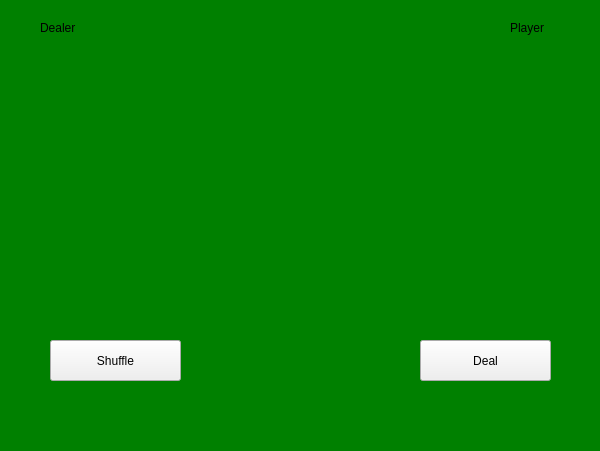
<?xml version="1.0" encoding="UTF-8"?>
<ui version="4.0">
 <class>MainWindow</class>
 <widget class="QMainWindow" name="MainWindow">
  <property name="geometry">
   <rect>
    <x>0</x>
    <y>0</y>
    <width>600</width>
    <height>451</height>
   </rect>
  </property>
  <property name="windowTitle">
   <string>MainWindow</string>
  </property>
  <property name="styleSheet">
   <string notr="true">background-color : green</string>
  </property>
  <widget class="QWidget" name="centralwidget">
   <widget class="QPushButton" name="pushButton">
    <property name="geometry">
     <rect>
      <x>50</x>
      <y>340</y>
      <width>131</width>
      <height>41</height>
     </rect>
    </property>
    <property name="styleSheet">
     <string notr="true">background-color : white gray</string>
    </property>
    <property name="text">
     <string>Shuffle</string>
    </property>
   </widget>
   <widget class="QLabel" name="label_3">
    <property name="geometry">
     <rect>
      <x>40</x>
      <y>20</y>
      <width>55</width>
      <height>16</height>
     </rect>
    </property>
    <property name="text">
     <string>Dealer</string>
    </property>
   </widget>
   <widget class="QLabel" name="player">
    <property name="geometry">
     <rect>
      <x>510</x>
      <y>20</y>
      <width>55</width>
      <height>16</height>
     </rect>
    </property>
    <property name="text">
     <string>Player</string>
    </property>
   </widget>
   <widget class="QLabel" name="player_card">
    <property name="geometry">
     <rect>
      <x>390</x>
      <y>50</y>
      <width>171</width>
      <height>251</height>
     </rect>
    </property>
    <property name="text">
     <string/>
    </property>
    <property name="pixmap">
     <pixmap>Desktop/cards/cc/4C.jpg</pixmap>
    </property>
    <property name="scaledContents">
     <bool>true</bool>
    </property>
   </widget>
   <widget class="QPushButton" name="pushButton_2">
    <property name="geometry">
     <rect>
      <x>420</x>
      <y>340</y>
      <width>131</width>
      <height>41</height>
     </rect>
    </property>
    <property name="styleSheet">
     <string notr="true">background-color : white gray</string>
    </property>
    <property name="text">
     <string>Deal</string>
    </property>
   </widget>
   <widget class="QLabel" name="dealer_card">
    <property name="geometry">
     <rect>
      <x>30</x>
      <y>50</y>
      <width>181</width>
      <height>251</height>
     </rect>
    </property>
    <property name="text">
     <string/>
    </property>
    <property name="pixmap">
     <pixmap>Desktop/cards/cc/2C.jpg</pixmap>
    </property>
    <property name="scaledContents">
     <bool>true</bool>
    </property>
   </widget>
  </widget>
  <widget class="QMenuBar" name="menubar">
   <property name="geometry">
    <rect>
     <x>0</x>
     <y>0</y>
     <width>600</width>
     <height>26</height>
    </rect>
   </property>
  </widget>
  <widget class="QStatusBar" name="statusbar"/>
 </widget>
 <resources/>
 <connections/>
</ui>
